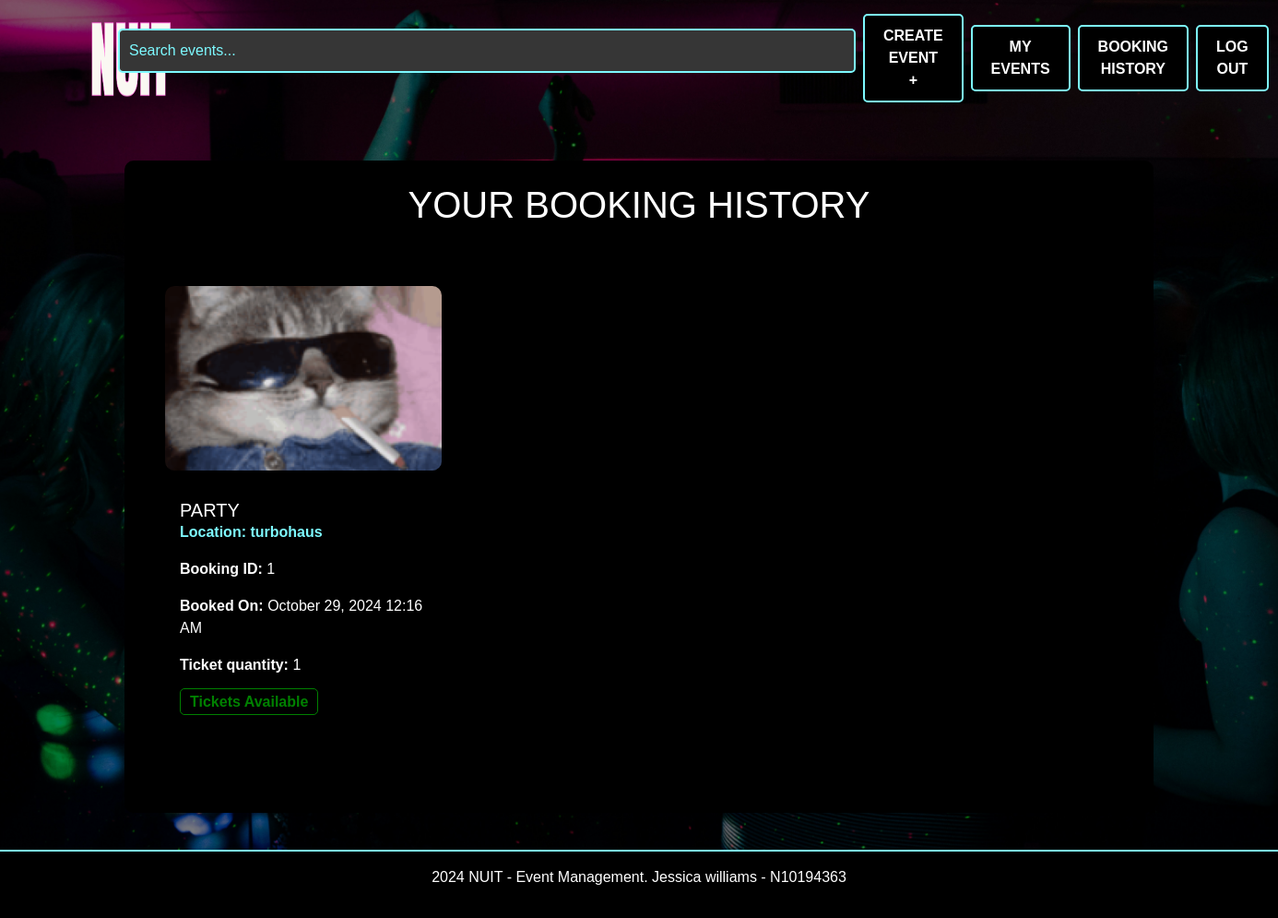
Screenshot of /booking_history (signed in) with the database file from the repository.
### website/models.py (models this page shows, shortened)
class Booking(db.Model):
    id = db.Column(db.Integer, primary_key=True)
    quantity = db.Column(db.Integer, nullable=False)
    booking_date = db.Column(db.DateTime, default=datetime.now(timezone.utc))
    user_id = db.Column(db.Integer, db.ForeignKey('user.id'), nullable=False)
    event_id = db.Column(db.Integer, db.ForeignKey('event.id'), nullable=False)

class Event(db.Model):
    id = db.Column(db.Integer, primary_key=True)
    name = db.Column(db.String(100), nullable=False)
    location = db.Column(db.String(100), nullable=False)
    date = db.Column(db.DateTime, nullable=False)
    description = db.Column(db.Text, nullable=True)
    available_tickets = db.Column(db.Integer, nullable=False)
    categories = db.Column(db.String(200), nullable=False)
    status = db.Column(db.String(200), default="Tickets available", nullable=False)
    image = db.Column(db.String(100), nullable=True)
    creator_id = db.Column(db.Integer, db.ForeignKey('user.id'), nullable=False)
    comments = db.relationship('Comment', backref='event', lazy=True)
    bookings = db.relationship('Booking', backref='event', lazy=True)

### website/views.py (the view)
@main_bp.route('/booking_history')
@login_required
def booking_history():
    bookings = Booking.query.filter_by(user_id=current_user.id).all()
    print("Retrieved bookings:", bookings)
    return render_template('booking_history.html', bookings=bookings)

### website/__init__.py (called while the page is built)
def create_app():
    app = Flask(__name__)  # this is the name of the module/package that is calling this app
    app.debug = True
    app.secret_key = 'somesecretkey'
    app.config['SQLALCHEMY_DATABASE_URI'] = 'sqlite:///sitedata.sqlite'
    db.init_app(app)
    Bootstrap5(app)
    login_manager = LoginManager()
    login_manager.login_view = 'auth.login'
    login_manager.init_app(app)
    UPLOAD_FOLDER = 'website/static/img'
    app.config['UPLOAD_FOLDER'] = UPLOAD_FOLDER
    from .models import User
    @login_manager.user_loader
    def load_user(user_id):
       return db.session.scalar(db.select(User).where(User.id==user_id))
    from . import views
    app.register_blueprint(views.main_bp)
    from . import auth
    app.register_blueprint(auth.auth_bp)
    from .events import event_bp
    app.register_blueprint(event_bp)
    return app

### website/templates/booking_history.html (shortened to what this page needs)
{% extends "base.html" %} {% from "bootstrap5/form.html" import render_form %}
{% block content %}
<div class="container mt-5">
  <div class="section-background p-4">
    <h1 class="text-center">YOUR BOOKING HISTORY</h1>
    {% if bookings %}
    <div class="row mt-4">
      {% for booking in bookings %}
      <div class="col-md-6 col-lg-4 mb-4">
        <div class="event-card mb-4">
          <img
            src="{{ url_for('static', filename=booking.event.image.replace('website/static/', '')) }}"
            alt="Event Image"
            class="card-img-top"
            style="max-height: 200px; object-fit: cover"
          />
          <div class="p-3">
            <h5 class="card-title">{{ booking.event.name }}</h5>
            <p class="location">
              <strong>Location:</strong> {{ booking.event.location }}
            </p>
            <p><strong>Booking ID:</strong> {{ booking.id }}</p>
            <p>
              <strong>Booked On:</strong> {{ booking.booking_date.strftime('%B
              %d, %Y %I:%M %p') }}
            </p>
            <p><strong>Ticket quantity:</strong> {{ booking.quantity }}</p>
            {% if booking.event.status == 'Sold Out' %}
            <span class="event-status status-sold-out">Sold Out</span>
            {% elif booking.event.status == 'Tickets Available' %}
            <span class="event-status status-open">Tickets Available</span>
            {% elif booking.event.status == 'Cancelled' %}
            <span class="event-status status-cancelled">Cancelled</span>
            {% elif booking.event.status == 'Inactive' %}
            <span class="event-status status-inactive">Inactive</span>
            {% endif %}
          </div>
        </div>
        </div>
        {% endfor %}
      </div>
      {% else %}
      <p class="text-center mt-5">
        What are you waiting for? Go book a party! 🥳
      </p>
      {% endif %}
    </div>
  </div>
  {% endblock %}

### website/static/css/styles.css (style rules this page uses)
body, h1, h2, h3, h4, h5, h6, p, a, button, input, footer, .search-bar { font-family: Verdana, Geneva, sans-serif; }
html, body { height: 100%; margin: 0; }
body { display: flex; flex-direction: column; justify-content: space-between; }
.event-status { font-weight: bold; padding: 5px 10px; border-radius: 5px; background-color: black; border: 1px solid; }
.status-open { color: green; border-color: green; }
.event-card { background-color: #000000; border-radius: 10px; padding: 20px; margin: 20px 0; }
.event-card img { width: 100%; height: 200px; object-fit: cover; border-radius: 10px; margin-bottom: 15px; }
.location { color: #7DF9FF; font-weight: bold; }
body { background-image: url('../img/background.jpg'); background-size: cover; background-position: center; background-repeat: no-repeat; background-attachment: fixed; color: white; position: relative; z-index: 0; }
body::before { content: ""; position: fixed; top: 0; left: 0; width: 100%; height: 100%; background-color: rgba(0, 0, 0, 0.5); z-index: -1; }
.section-background { background-color: black; padding: 40px 20px; margin-bottom: 40px; border-radius: 10px; }

### rows the page displays
Booking: image (picture), event.name "PARTY", event.location "turbohaus", id "1", booking_date "October 29, 2024 12:16 AM", quantity "1"
